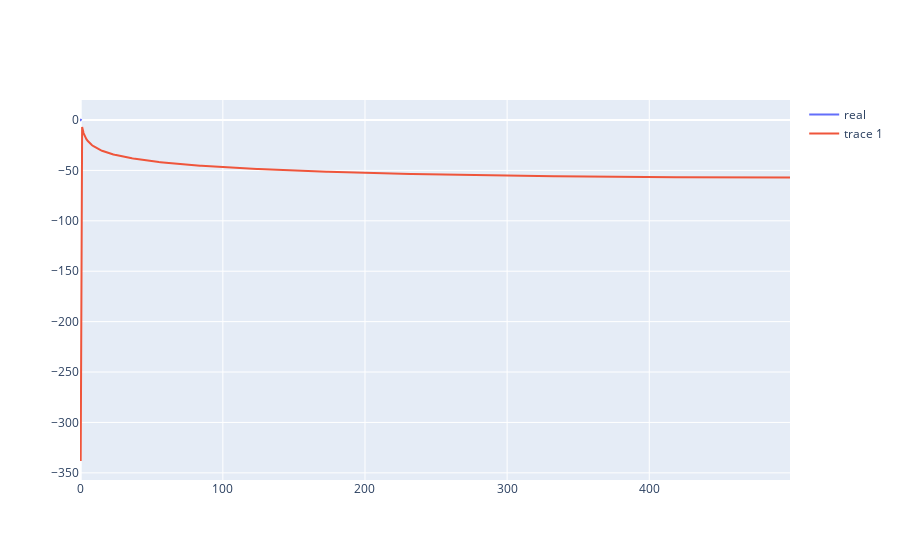

The notebook cell saved with this chart:
### Code cell
T = 1
t = np.linspace(-T/2, T/2,1000)
y = 2*t/T
fft_y = fft(y)
absfft_y=2*abs(fft_y)/(y.size)
f = fftfreq((y.size), T/(y.size))
fft_y_db = 20*np.log10(absfft_y[0:(y.size)//2]/np.sqrt(2))

fig = go.Figure()
fig.add_trace(
        go.Scatter(
            #visible=False,
            mode='lines',
            # line=dict(color="#00CED1", width=6),
            name="real",
            x=t,
            y=y))
fig.add_trace(
    go.Scatter(
        mode='lines',
        x = f[0:(y.size)//2],
        y = fft_y_db
    )
)

# fig.update_xaxes(range=[0,0.1])
# fig.update_yaxes(range=[-1,1])

### Figure 1 — Plotly figure (JSON) as saved in the notebook; plotly's stock layout.template omitted (floating-point values rounded to 4 significant figures; data arrays with more than 128 entries replaced by an {"elided": "..."} marker saying what was removed)
{"data": [{"mode": "lines", "name": "real", "type": "scatter", "x": {"elided": "1000 float values"}, "y": {"elided": "1000 float values"}}, {"mode": "lines", "type": "scatter", "x": {"elided": "500 int values"}, "y": {"elided": "500 float values"}}], "layout": {}}
